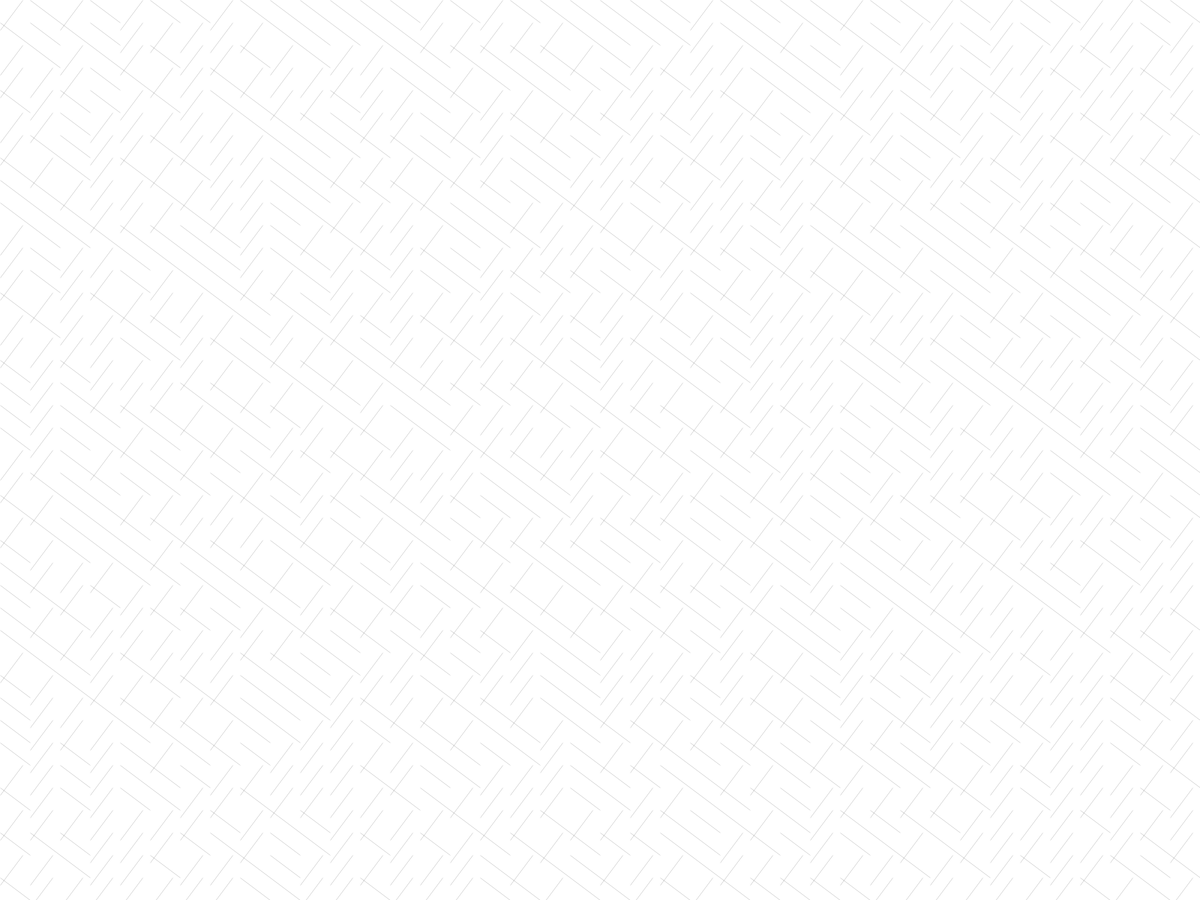
Frame 1 (no input)
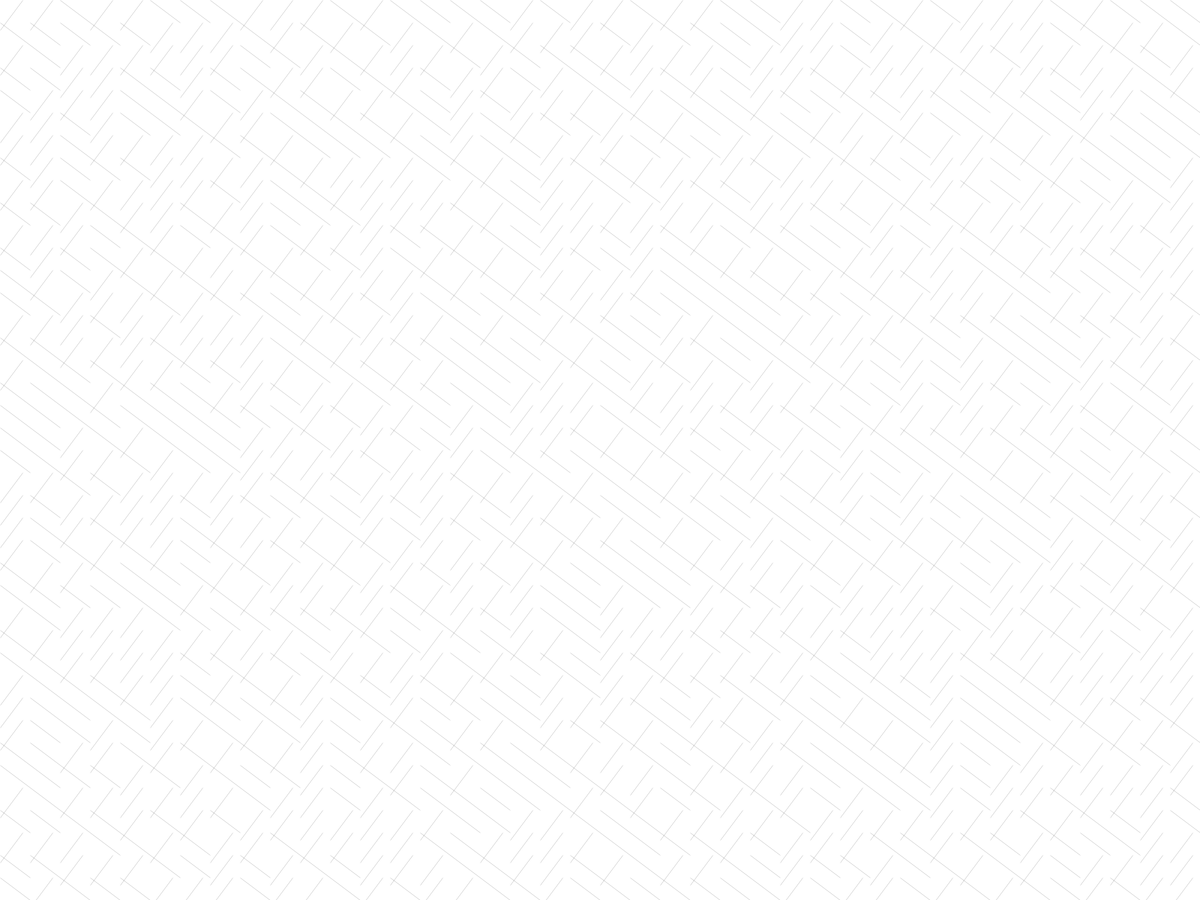
Frame 60 (the mouse pressed at the canvas centre just before this capture)
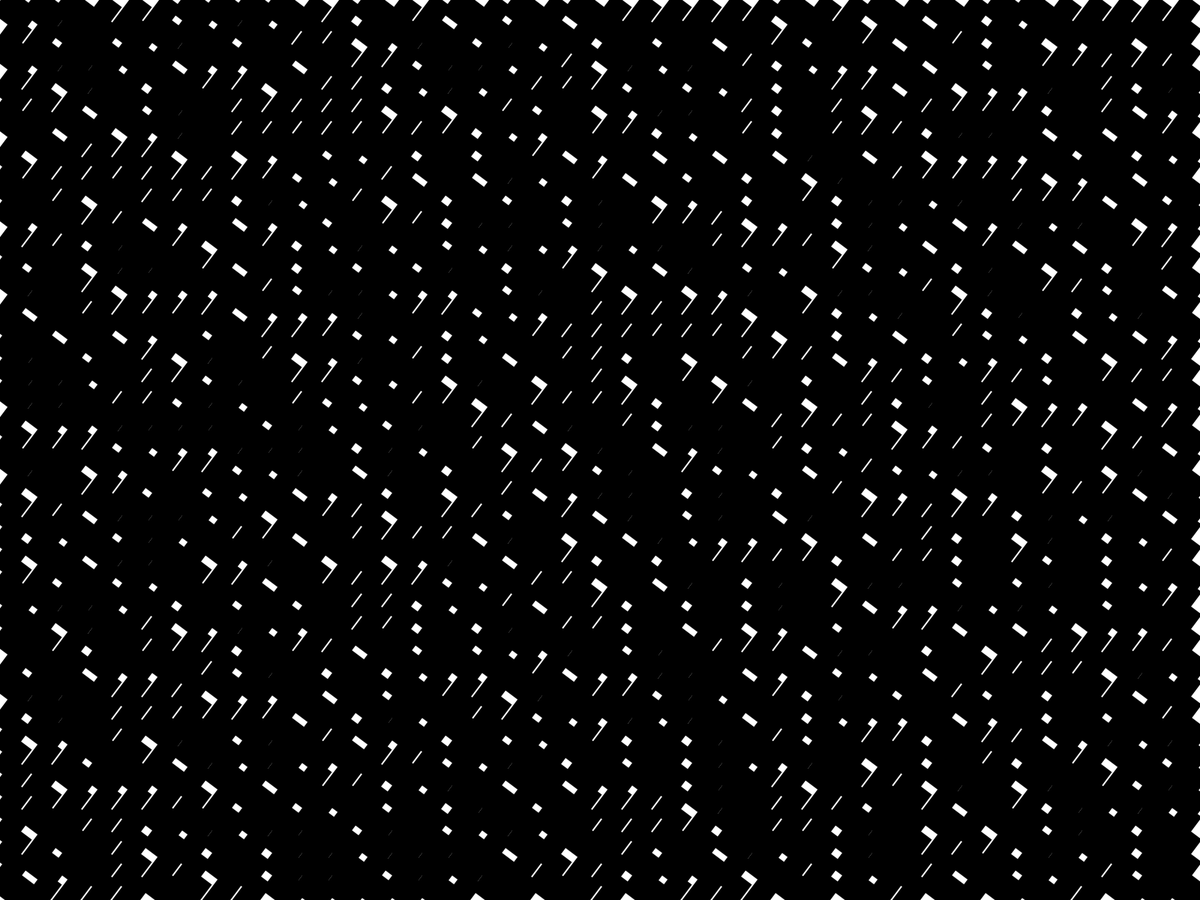
Frame 120 (the mouse held since frame 60 and released just before this capture)

The Processing sketch that drew these frames (run headless with seeded random() and noise(); from frame 60 on, the mouse is pressed at the canvas centre):

// Processing sketch: sketch_210611a
// ── sketch_210611a.pde

int tileCount = 40;
int actRandomSeed = 0;

int actStrokeCap = ROUND;

void setup() {
  //size(600, 600);
  fullScreen();
}


void draw () {
  background(255);
  smooth();
  noFill();
  strokeCap(actRandomSeed);

  for (int gridY = 0; gridY < tileCount; gridY++){
    for (int gridX = 0; gridX < tileCount; gridX++) {

      int posX = width / tileCount * gridX;
      int posY = height / tileCount * gridY;

      int toggle = (int) random(0, 2);

      if (toggle == 0) {
        strokeWeight(mouseX / 20);
        line(posX, posY, posX + width /tileCount, posY + height / tileCount);
      }
      if (toggle == 1) {
        strokeWeight(mouseY / 20);
        line(posX, posY + width / tileCount, posX + height / tileCount, posY);
      }
    }
  }
}

void mousePressed () {
  actRandomSeed = (int) random(100000);
}

void keyReleased () {
  if (key == '1') {
    actStrokeCap = ROUND;
  }
  if (key == '2') {
    actStrokeCap = SQUARE;
  }
  if (key == '3') {
    actStrokeCap = PROJECT;
  }
}
